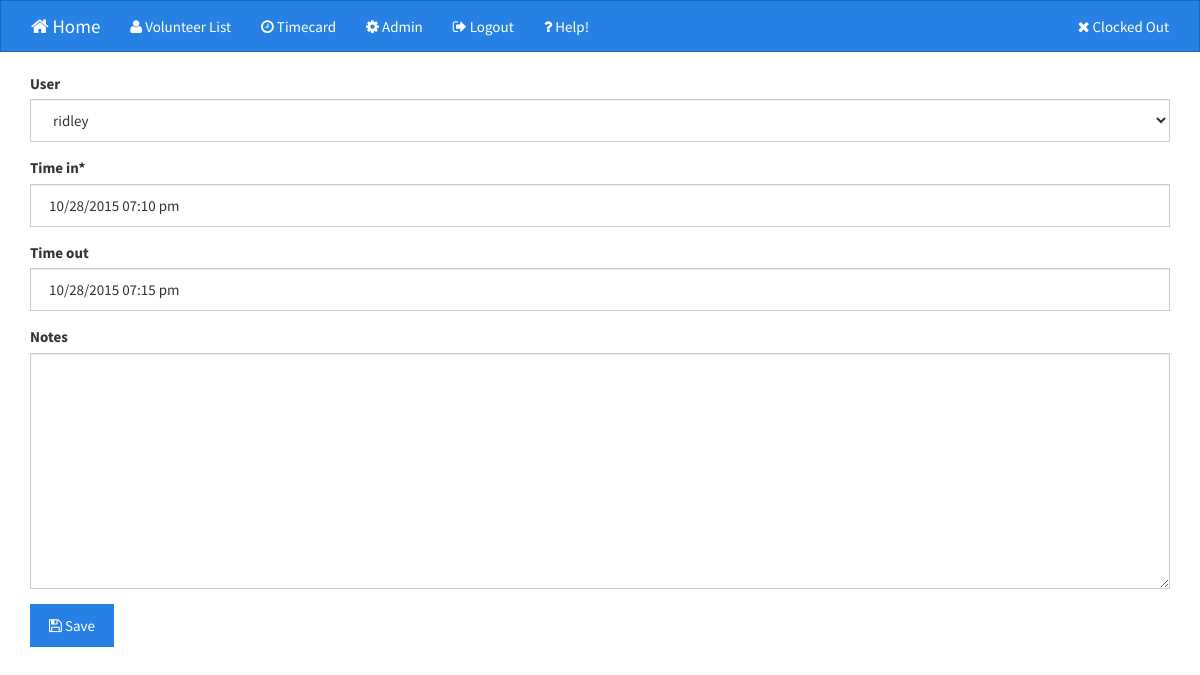
Screenshot of /event/update/2/ (signed in) with the database file from the repository.
### project7/timeclock/models.py (models this page shows, shortened)
class Event(models.Model):
    user = models.ForeignKey(User, blank=True, null=True)
    time_in = models.DateTimeField()
    time_out = models.DateTimeField(blank=True, null=True)
    notes = models.TextField(blank=True, null=True)

### project7/timeclock/views.py (the view)
# urls.py: url(r'^event/update/(?P<pk>\d+)/$', EventUpdateView.as_view(), name="event_update"),
class EventUpdateView(UpdateView):
    model = Event
    template_name = 'event/update.html'
    form_class = CalendarEventForm
    success_url = "/event/calendar/"
    @method_decorator(login_required)
    def dispatch(self, request, *args, **kwargs):
        return super(EventUpdateView, self).dispatch(request, *args, **kwargs)

### project7/timeclock/forms.py
class CalendarEventForm(forms.ModelForm):
    time_in = forms.DateTimeField(input_formats=('%m/%d/%Y %I:%M %p',))
    time_out = forms.DateTimeField(input_formats=('%m/%d/%Y %I:%M %p',), required=False)
    class Meta:
        model = Event
        fields = ('user', 'time_in', 'time_out', 'notes', )

### project7/timeclock/context_processors.py (called while the page is built)
def clocked_in(request):
    clocked_in = False
    event = None
    notes_form = None
    if request.user.is_authenticated():
        now = timezone.now()
        events = Event.objects.filter(user=request.user, time_in__lte=now, time_out=None)
        try:
            clocked_in = True if events[0] else False
            event = events[0]
            notes_form = EventNotesForm(instance=event)
        except Event.DoesNotExist:
            clocked_in = False
        except IndexError:
            clocked_in = False
    return {
        'clocked_in': clocked_in,
        'event': event,
        'notes_form': notes_form,
    }

### project7/timeclock/templates/event/update.html (shortened to what this page needs)
{% extends 'base.html' %}
{% load crispy_forms_tags static %}
{% block extra_styles %}
  <link rel="stylesheet" href="{% static 'css/bootstrap-datetimepicker.min.css' %}" type="text/css">
  <link rel="stylesheet" href="{% static 'css/bootstrap-colorpicker.min.css' %}" type="text/css">
{% endblock extra_styles %}
{% block content %}
<form action="." method="POST">
    {{ form|crispy }}
    <button type="submit" value="Save" class="btn btn-primary"><i class="fa fa-save"></i> Save</button>
</form>
{% endblock content %}

### project7/timeclock/templates/base.html (style rules this page uses)
body { padding-bottom: 100px; }

### rows the page displays
Event: user "ridley", time_in "10/28/2015 07:10 pm", time_out "10/28/2015 07:15 pm"
